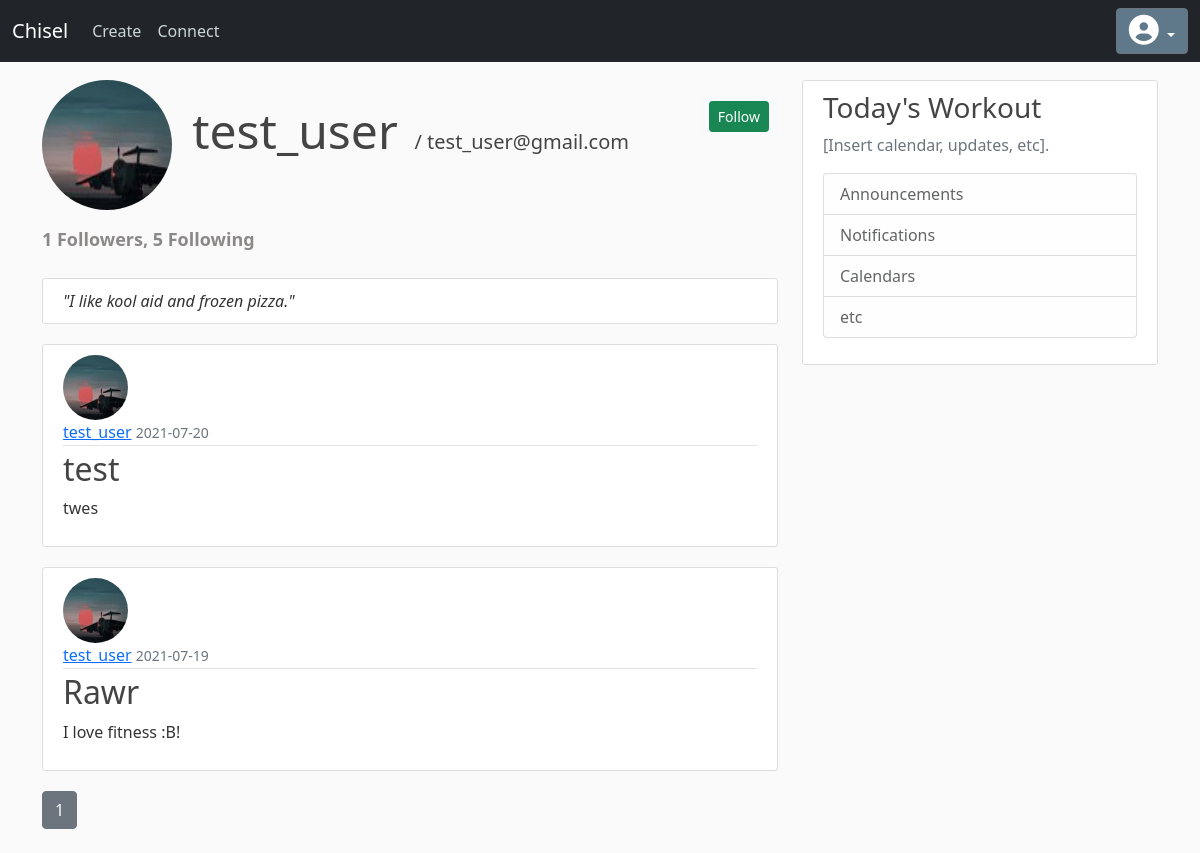
Page /user/test_user (signed in) on the committed database.
### chisel/models/Customer.py (models this page shows, shortened)
class Customer(db.Model, UserMixin):
    id = db.Column(db.Integer, primary_key = True)
    username = db.Column(db.String(80), unique=True, nullable=False)
    email = db.Column(db.String(120), unique=True, nullable=False)
    password = db.Column(db.String(60), nullable=False)
    bio = db.Column(db.String(300), nullable=False)
    image_file = db.Column(db.String(20), nullable=False, default='default.jpg')
    posts = db.relationship('Post', backref='author', lazy=True)
    followed = db.relationship(
        'Customer', secondary=followers,
        primaryjoin=(followers.c.follower_id == id),
        secondaryjoin=(followers.c.followed_id == id),
        backref=db.backref('followers', lazy='dynamic'), lazy='dynamic')
    def is_following(self, customer):
        return self.followed.filter(
            followers.c.followed_id == customer.id).count() > 0

class Post(db.Model):
    id = db.Column(db.Integer, primary_key=True)
    title = db.Column(db.String(100), nullable=False)
    date_posted = db.Column(db.DateTime, nullable=False, default=datetime.utcnow)
    content = db.Column(db.Text, nullable=False)
    user_id = db.Column(db.Integer, db.ForeignKey('customer.id'), nullable=False)

### chisel/routes.py (the view)
@app.route("/user/<string:username>")
def user_posts(username):
    page = request.args.get('page', 1, type=int)
    customer = Customer.query.filter_by(username=username).first_or_404()
    posts = Post.query.filter_by(author=customer)\
        .order_by(Post.date_posted.desc())\
        .paginate(page=page, per_page=5)
    form = EmptyForm()
    return render_template('user_posts.html', posts=posts, user=customer, form=form)

### chisel/forms.py
class EmptyForm(FlaskForm):
    submit = SubmitField('Submit')

### chisel/models/Customer.py (called while the page is built)
@login_manager.user_loader
def load_user(user_id):
    return Customer.query.get(int(user_id))

### chisel/templates/user_posts.html (shortened to what this page needs)
{% extends "dashboard.html" %}
{% block content %}
    <img class="rounded-circle profile-img" src="{{ url_for('static', filename='images/profile_pics/' + user.image_file) }}">
    <h1 class="mb-2 username username-email-pairing">{{ user.username }}&nbsp;</h1>
    <h5 class="username-email-pairing">  / {{ user.email }} </h5>
    {% if user == current_user %}
    <a class="btn btn-info btn-sm pull-right mt-3 mb-3" href="{{ url_for('profile') }}">Edit Your Profile</a>
    {% elif not current_user.is_following(user) %}
      <a class="btn btn-light btn-sm pull-right mt-3">
        <form action="{{ url_for('follow', username=user.username) }}" method="POST">
            {{ form.submit(value='Follow', class='btn btn-success btn-sm pull-left') }}
        </form>
      </a>
    {% endif %}
    <p class="followers-following mt-3">{{ user.followers.count() }} Followers, {{ user.followed.count() }} Following</p>
    {% if user.bio %}
    <div class="content-section bio">
                <i>"{{ user.bio }}"</i>
    </div>
    {% endif %}
    {% for post in posts.items %}
        <article class="media content-section">
          <img class="rounded-circle article-img" src="{{ url_for('static', filename='images/profile_pics/' + post.author.image_file) }}">
          <div class="media-body">
            <div class="article-metadata">
              <a class="mr-2" href="{{ url_for('user_posts', username=post.author.username) }}">{{ post.author.username }}</a>
              <small class="text-muted">{{ post.date_posted.strftime('%Y-%m-%d') }}</small>
            </div>
            <h2><a class="article-title" href="{{ url_for('post', post_id=post.id) }}">{{ post.title }}</a></h2>
            <p class="article-content">{{ post.content }}</p>
          </div>
        </article>
    {% endfor %}
    {% for page_num in posts.iter_pages(left_edge=1, right_edge=1, left_current=1, right_current=2) %}
      {% if page_num %}
        {% if posts.page == page_num %}
          <a class="btn btn-secondary mb-4" href="{{ url_for('user_posts', username=user.username, page=page_num) }}">{{ page_num }}</a>
        {% else %}
          <a class="btn btn-outline-secondary mb-4" href="{{ url_for('user_posts', username=user.username, page=page_num) }}">{{ page_num }}</a>
        {% endif %}
      {% else %}
        ...
      {% endif %}
    {% endfor %}
{% endblock content %}

### chisel/static/dashboard.css (style rules this page uses)
body { background: #fafafa; color: #333333; margin-top: 5rem; }
h1, h2, h3, h4, h5, h6 { color: #444444; }
.content-section { background: #ffffff; padding: 10px 20px; border: 1px solid #dddddd; border-radius: 3px; margin-bottom: 20px; }
.article-title { color: #444444; text-decoration: none; }
.article-content { white-space: pre-line; }
.article-img { height: 65px; width: 65px; margin-right: 16px; }
.article-metadata { padding-bottom: 1px; margin-bottom: 4px; border-bottom: 1px solid #e3e3e3 }
.username { font-size: 3rem; }
.bio { margin-top: 25px; }
.username-email-pairing { display: inline-block; }
.followers-following { font-weight: 600; color:rgba(95, 91, 91, 0.719); font-size: large; }
.profile-img { height: 130px; width: 130px; margin-right: 16px; }

### rows in the picture
Customer: image_file (picture), username "test_user", email "test_user@gmail.com", bio "I like kool aid and frozen pizza."
Post: image_file (picture), author.username "test_user", date_posted "2021-07-20", title "test", content "twes"
Post: image_file (picture), author.username "test_user", date_posted "2021-07-19", title "Rawr", content "I love fitness :B!"

### other values in the picture
{{ user.followers.count() }} "1"
{{ user.followed.count() }} "5"
{{ page_num }} "1"
